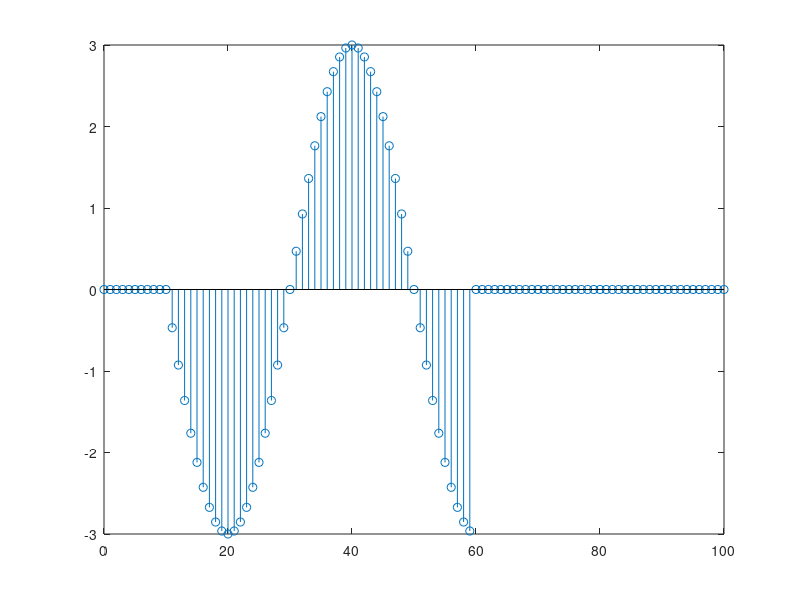
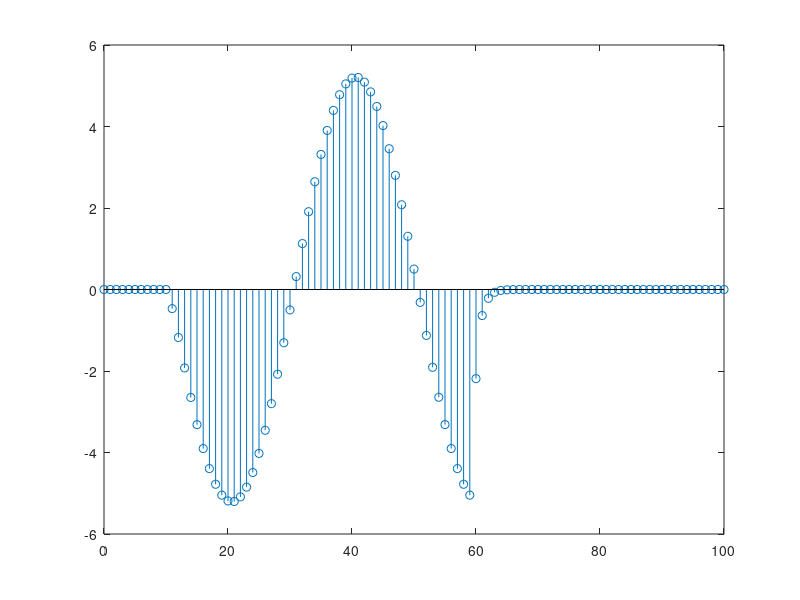

Source code (MATLAB) for these figures, in order:
n = 0 : 1 : 100;
pulso = zeros(size(n));
pulso(11 : 11 + 50 - 1)=1;

a = [1 -1/5 -1/25]; % Como mínimo debe valer 1 el primer coeficiente
b = [1 1/3];

x = 3*cos(0.05*pi*n).* pulso;
stem(n, x);

y = filter(b, a, x);
figure;
stem(n, y);
